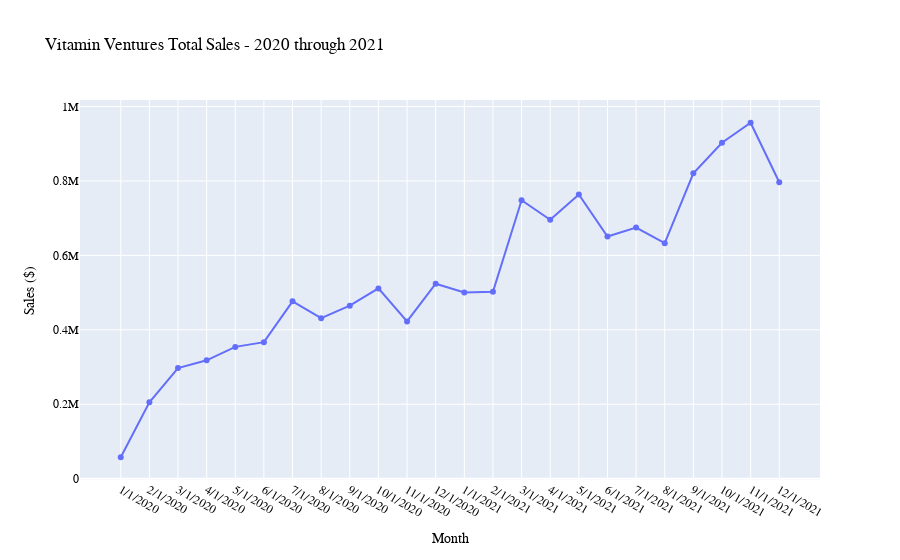

The notebook cell saved with this chart:
### Code cell
x=df.date
y=df.sales
fig = go.Figure()
fig.add_trace(go.Scatter(x=x, y=y, mode='lines+markers'))
             
fig.update_layout(
    ## title="Vitamin Ventures Total Sales - 2020 through 2021",
    xaxis_title="Month",
    yaxis_title="Sales ($)",
    legend_title="Legend Title",
    font=dict(
        family="Courier New, monospace",
        size=12,
        color="Black"),
#xaxis = dict(
 #       tickmode = 'array',
 #      tickvals = [1, 4, 7, 10, 13, 16, 19, 21, 24,27],
 #       ticktext = ['Jan 2020', 'Apr 2020', 'Jul 2020', 'Oct 2020', 'Jan 2021', 'Apr 2021','Jul 2021','Oct 2021']
 #   )
)
    
fig.show()

### Figure 1 — Plotly figure (JSON) as saved in the notebook; plotly's stock layout.template omitted (floating-point values rounded to 4 significant figures)
{"data": [{"mode": "lines+markers", "type": "scatter", "x": ["1/1/2020", "2/1/2020", "3/1/2020", "4/1/2020", "5/1/2020", "6/1/2020", "7/1/2020", "8/1/2020", "9/1/2020", "10/1/2020", "11/1/2020", "12/1/2020", "1/1/2021", "2/1/2021", "3/1/2021", "4/1/2021", "5/1/2021", "6/1/2021", "7/1/2021", "8/1/2021", "9/1/2021", "10/1/2021", "11/1/2021", "12/1/2021"], "y": [57640.0, 205400.0, 297200.0, 318100.0, 354200.0, 366900.0, 476500.0, 431400.0, 464800.0, 511300.0, 422600.0, 523800.0, 500500.0, 502200.0, 748000.0, 695800.0, 763600.0, 650600.0, 674600.0, 632800.0, 820500.0, 902500.0, 956400.0, 796400.0]}], "layout": {"font": {"color": "Black", "family": "Courier New, monospace", "size": 12}, "legend": {"title": {"text": "Legend Title"}}, "title": {"text": "Vitamin Ventures Total Sales - 2020 through 2021"}, "xaxis": {"title": {"text": "Month"}}, "yaxis": {"title": {"text": "Sales ($)"}}}}
